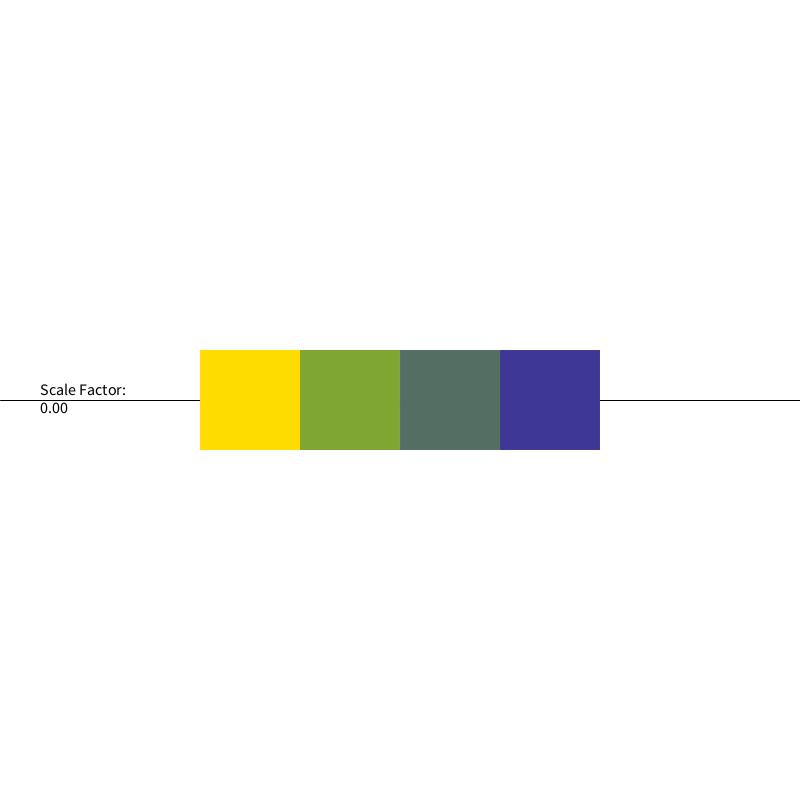
Frame 1 (no input)
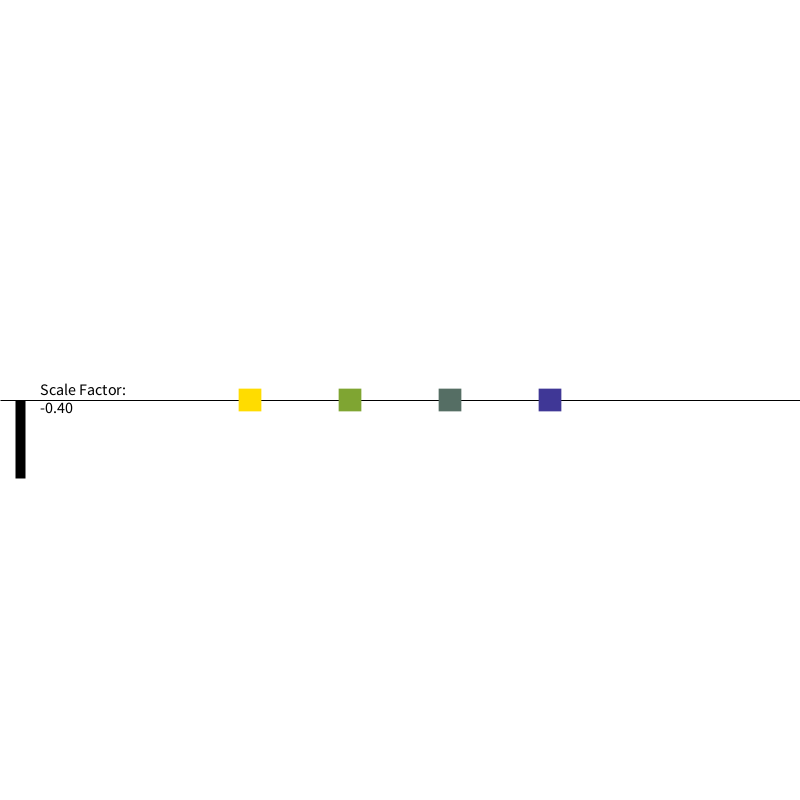
Frame 60 (the mouse pressed at the canvas centre just before this capture)
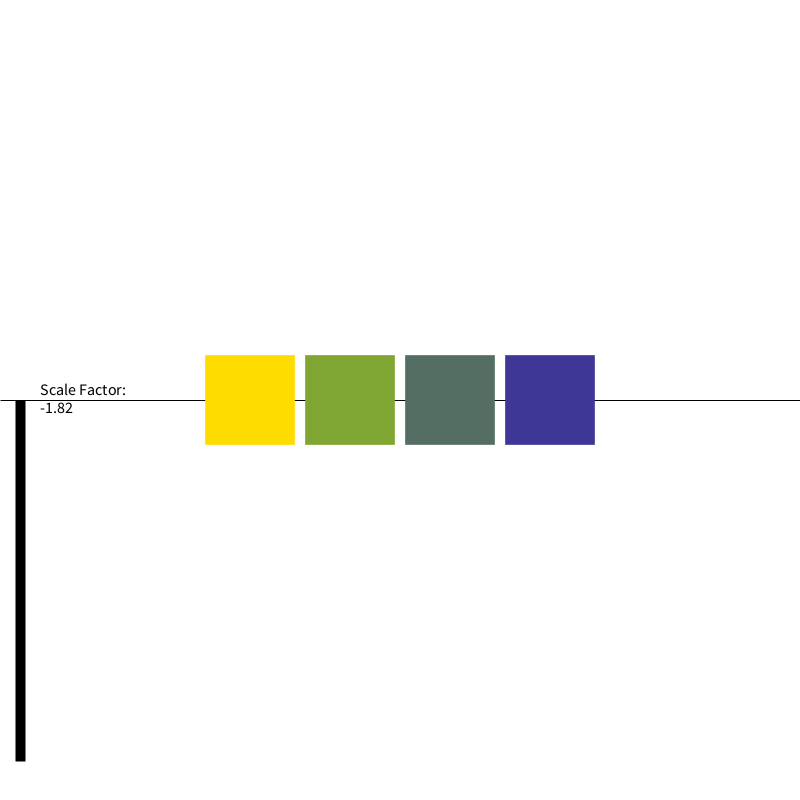
Frame 120 (the mouse held since frame 60 and released just before this capture)

The Processing sketch that drew these frames (run headless with seeded random() and noise(); from frame 60 on, the mouse is pressed at the canvas centre):

// Processing sketch: scaleCosinusPushPop
// ── scaleCosinusPushPop.pde


float a = 0.0;  // Angle
float s = 0.0;  // Scale Factor
float w = 50;   // Rect side length

float marginLeft = 150;

void setup() {
  size(800, 800);
  rectMode(CENTER);
  frameRate(30);
}

void draw() {
  
  background(255);
  
  stroke(0);strokeWeight(1);
  line(0, height/2, width, height/2);
  strokeWeight(10); strokeCap(SQUARE);
  line(20,height/2, 20, height/2 -s*(height-5)/4);
  fill(0); textSize(16);
  text("Scale Factor:\n"+nf(s, 1, 2), 40, height/2 - 5);
  
  // Update angle and scale factor
  a = a + 0.03;
  s = cos(a)*2;
  
  translate(marginLeft, height/2);
  
  for(int i=0; i<4; i++){
    pushMatrix();
      translate((i+1)*w*2, 0);
      scale(s);
      fill(255/(i+1), 55*(4-i), i*50); noStroke();
      rect(0, 0, w, w);
    popMatrix();
  }
   
}
